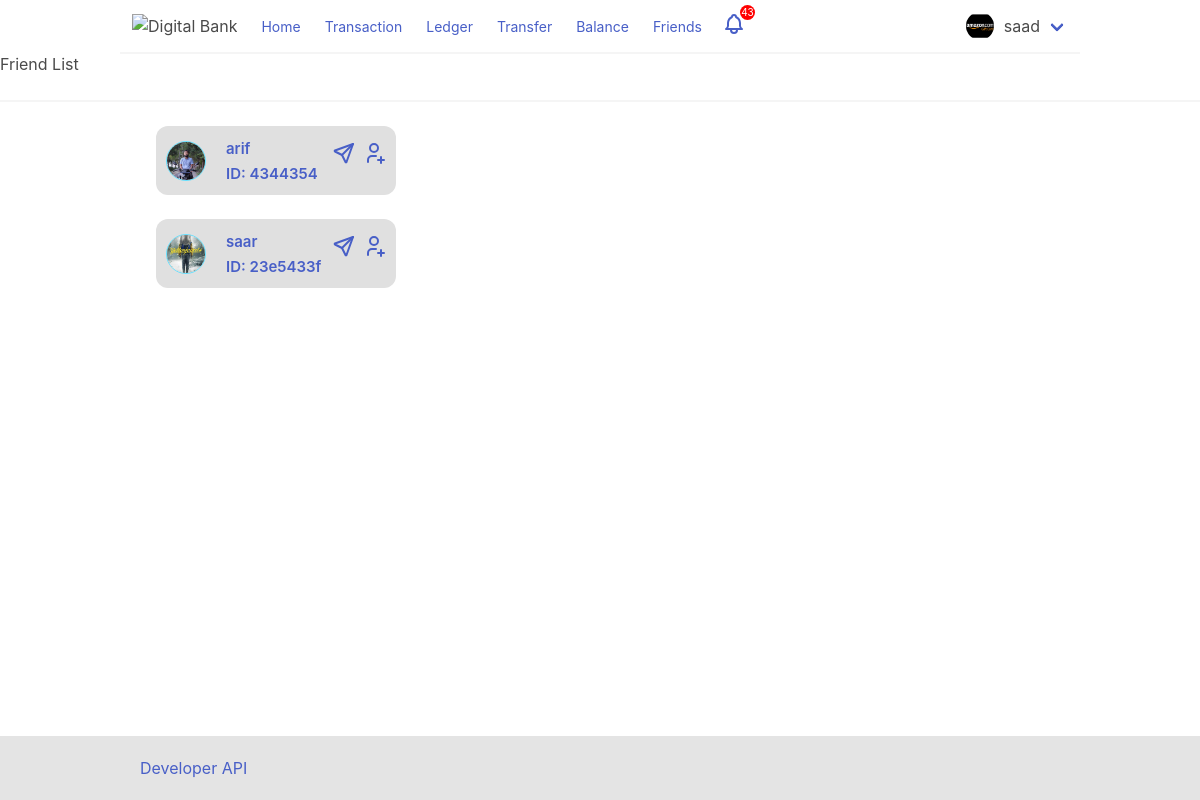
/friends/ (signed in), run on an earlier commit of the app's database.
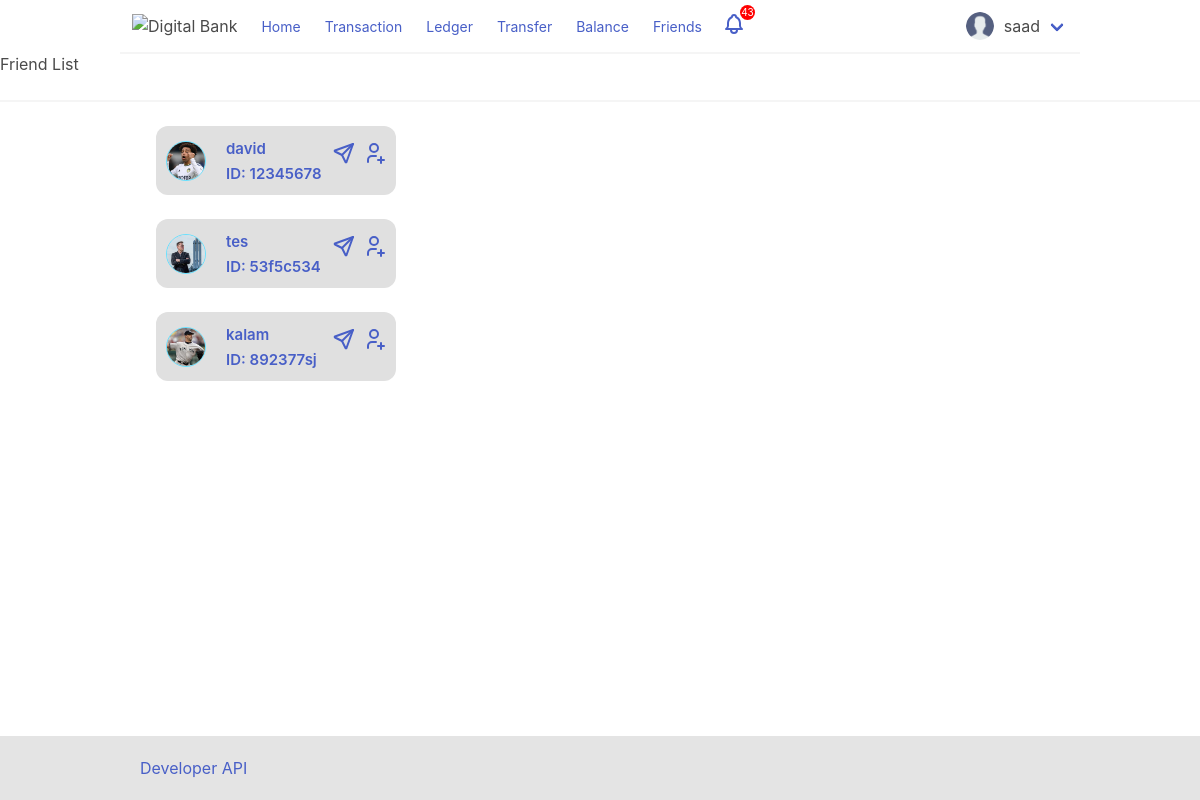
And on a later commit of the database.
### base/models.py (models this page shows, shortened)
class User(AbstractUser):
    name = models.CharField(max_length=200, null=True)
    username = models.CharField(unique=True, max_length=10)
    email = models.EmailField(unique=True, null=True)
    avater = models.ImageField()
    USERNAME_FIELD = 'username'
    REQUIRED_FIELDS = ['email']

class BankAccount(models.Model):
    user = models.ForeignKey(User, on_delete=models.CASCADE)
    account_id = models.CharField(max_length=8, unique=True)
    balance = models.FloatField()

### base/views.py (the view)
# urls.py: path('friends/', views.friends, name='friends'),
def friends(request):
    accounts = BankAccount.objects.all()
    accounts = BankAccount.objects.exclude(user=request.user)
    context = {'accounts': accounts}
    return render(request, 'friends.html', context)

### templates/friends.html (shortened to what this page needs)
{% extends 'base.html' %}
{% load static %}
{% block content %}
<main>
    <p>Friend List</p>
    <hr>
    {% if account.user.username == request.user.username %}
    nothing
    {% else %}
    {% for account in accounts %}
    <div class="friends">
        <a href="{% url 'profile' account.user.username %}"><img src="{{ account.user.avater.url }}" alt=""></a>
        <div class="friend-info">
            <p><a href="{% url 'profile' account.user.username %}">{{ account.user.username }}</a></p>
            <p><a href="{% url 'balance' account.user.username %}">ID: {{ account.account_id }}</a></p>
        </div>
        <a href="{% url 'friend_transfer' account.account_id %}">
        </a>
        <a href="">
        </a>
    </div>
    {% endfor %}
    {% endif %}
</main>
{% endblock content %}

### templates/base.html (shortened to what this page needs)
{% load static %}
<!DOCTYPE html>
<html lang="en">
<head>
    <link rel="stylesheet" href="{% static 'css/style.css' %}">
    <link rel="stylesheet" href="{% static 'css/bulma.min.css' %}">
</head>
<body>
    <header>
        <nav class="navbar has-shadow">
            <div class="navbar-brand">
                <a class="navbar-item" href="{% url 'home' %}">
                    <img src="" alt="Digital Bank">
                </a>
            </div>
            <div class="navbar-menu">
                <div class="navbar-start">
                    <div class="navbar-item">
                        <small><a href="{% url 'home' %}">Home</a></small>
                    </div>
                    {% if request.user.is_authenticated %}
                    <div class="navbar-item">
                        <small><a href="{% url 'transaction' %}">Transaction</a></small>
                    </div>
                    <div class="navbar-item">
                        <small><a href="{% url 'ledger' %}">Ledger</a></small>
                    </div>
                    <div class="navbar-item">
                        <small><a href="{% url 'transfer' %}">Transfer</a></small>
                    </div>
                    <div class="navbar-item">
                        <small><a href="{% url 'balance' request.user.username %}">Balance</a></small>
                    </div>
                    <div class="navbar-item">
                        <small><a href="{% url 'friends' %}">Friends</a></small>
                    </div>
                    <div class="navbar-item">
                        <small><a href="{% url 'notification' %}"></a></small><span id="notification-count">43</span>
                    </div>
                    {% endif %}
                </div>
                {% if request.user.is_authenticated %}
                <div class="navbar-end">
                    <div class="navbar-item has-dropdown is-hoverable">
                        <div class="navbar-link">
                            <img src="{{ request.user.avater.url }}" alt="{% static 'images/user.png' %}"
                                style="width: 1.75rem; height: 1.75rem; border-radius: 50%; object-fit: cover;margin-right: 10px;">
                            {{ request.user.username }}
                        </div>
                    </div>
                </div>
                {% endif %}
            </div>
        </nav>
    </header>
    {% block content %}
    {% endblock content %}
    <footer>
        <ul>
            <li><a href="{% url 'developer' %}">Developer API</a></li>
        </ul>
    </footer>
</body>
</html>

What changed in the data, as far as the page shows it:
removed BankAccount: user.avater (picture), user.username "saar", account_id "23e5433f"
changed User "saad": user.avater: a different picture
added BankAccount: user.avater (placeholder picture), user.username "david", account_id "12345678"
now on this page (row edited): BankAccount: user.avater (picture), user.username "tes", account_id "53f5c534"
changed BankAccount: user.avater: a different picture; user.username "arif" → "kalam"; account_id "4344354" → "892377sj"
